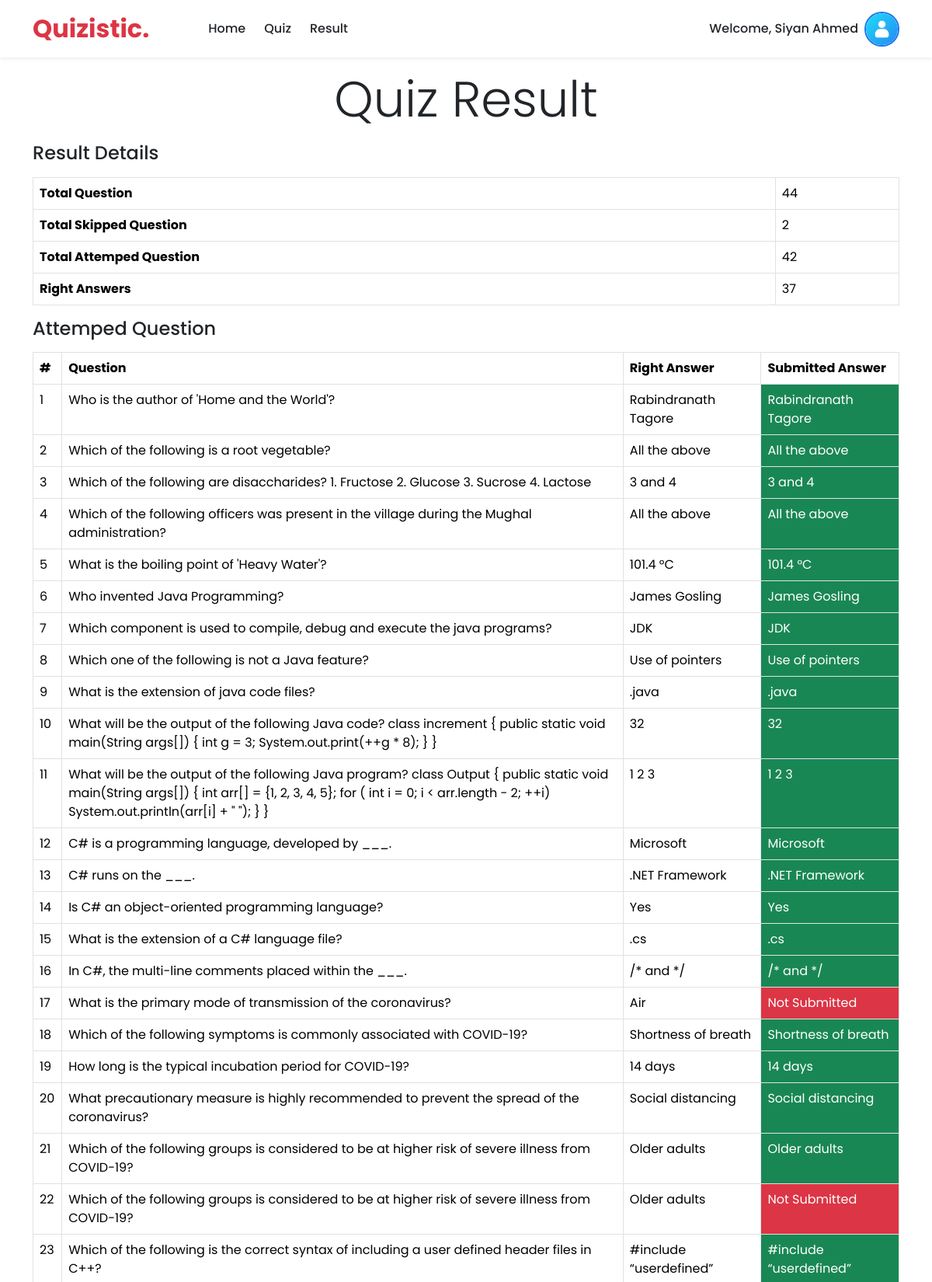
/quiz/result/ (signed in, upper part), run on the app's committed database.
### quiz/models.py (models this page shows)
class UserAnswerSubmit(models.Model):
    question = models.ForeignKey(Question,on_delete=models.CASCADE)
    user = models.ForeignKey(User,on_delete=models.CASCADE)
    right_ans = models.CharField(max_length = 250)

class Question(models.Model):
    quiz = models.ForeignKey(Quiz, on_delete=models.CASCADE)
    question = models.TextField()
    opt_1= models.CharField(max_length =250)
    opt_2= models.CharField(max_length =250)
    opt_3= models.CharField(max_length =250)
    opt_4= models.CharField(max_length =250)
    time_limit = models.IntegerField()
    right_opt = models.CharField(max_length=100)
    def __str__(self):
        return self.question

### quiz/views.py (the view)
# urls.py: path('result/', views.result, name='result'),
@login_required
def result(request):
    result = models.UserAnswerSubmit.objects.filter(user=request.user)
    skipped = models.UserAnswerSubmit.objects.filter(user=request.user,right_ans='Not Submitted').count()
    attemped = models.UserAnswerSubmit.objects.filter(user=request.user).exclude(right_ans='Not Submitted').count()
    rightAns= 0
    for r in result:
        if r.question.right_opt == r.right_ans:
            rightAns+=1
    return render(request,'quiz_result.html',{'result':result,'skipped':skipped,'attemped':attemped,'rightAns':rightAns})

### quiz/templates/quiz_result.html (shortened to what this page needs)
{% extends 'base.html' %}
{% block content %}
<section class="container mb-5 pb-5">
    <h1 class="display-3 text-center my-3">Quiz Result </h1>
    <h4 class="my-3">Result Details</h4>
    <table class="table table-bordered">
        <tr>
            <th>Total Question</th>
            <td>{{result.count}}</td>
        </tr>
        <tr>
            <th>Total Skipped Question</th>
            <td>{{skipped}}</td>
        </tr>
        <tr>
            <th>Total Attemped Question</th>
            <td>{{attemped}}</td>
        </tr>
        <tr>
            <th>Right Answers</th>
            <td>{{rightAns}}</td>
        </tr>
    </table>
    <h4 class="my-3">Attemped Question</h4>
    <table class="table table-bordered">
        <thead>
            <tr>
                <th>#</th>
                <th>Question</th>
                <th>Right Answer</th>
                <th>Submitted Answer</th>
            </tr>
        </thead>
        <tbody>
            {% for r in result %}
            <tr>
                <td>{{ forloop.counter }}</td>
                <td>{{r.question}}</td>
                <td>{{r.question.right_opt}}</td>
                {% if r.question.right_opt == r.right_ans %}
                <td class="bg-success text-white">{{r.right_ans}}</td>
                {% else %}
                <td class="bg-danger text-white">{{r.right_ans}}</td>
                {% endif %}
            </tr>
            {% endfor %}
        </tbody>
    </table>
</section>
{% endblock %}

### templates/navbar.html (shortened to what this page needs)
{% load static %}
<nav class="navbar navbar-expand-lg shadow-sm ">
    <div class=" container ">
        <a class="navbar-brand text-danger fw-bolder fs-2" href="{% url 'home' %}">Quizistic.</a>
        <div class="collapse navbar-collapse gap-2 " id="navbarNavAltMarkup">
            <div class="navbar-nav  ps-lg-5 item-nav ">
                <a class="btn  btn-outline-dark rounded-0 border-0  fw-medium" aria-current="page"
                    href="{% url 'home' %}">Home</a>
                {% if user.is_authenticated %}
                <a class="btn  btn-outline-dark rounded-0 border-0  fw-medium" aria-current="page"
                    href="{% url 'all_quiz' %}">Quiz</a>
                <a class="btn  btn-outline-dark rounded-0 border-0  fw-medium" aria-current="page"
                    href="{% url 'result' %}">Result</a>
                {% endif %}
            </div>
            <div class="navbar-nav  item-nav gap-2 ms-lg-auto 2 align-items-center ">
                {% if user.is_authenticated %}
                <div class="fw-medium ">Welcome, {{ request.user.first_name }} {{ request.user.last_name }} </div>
                <div class="btn-group dropstart" data-bs-hover="dropdown">
                    <button type=" button" class="btn px-0 border-0 rounded-0" data-bs-toggle="dropdown">
                        {% if user.account.profile_image and user.account.profile_image.url %}
                        <img src="{{ user.account.profile_image.url }}" class="profile-pic" alt="Profile Pic"
                            style="border-radius: 50%; height: 45px; width: 45px; object-fit: cover; object-position: 50% 20%; border: 2px solid #1877f2;">
                        {% else %}
                        <img src="{% static 'images/default.png' %}" class="profile-pic" alt="Default Profile Pic"
                            style="border-radius: 50%; height: 45px; width: 45px; object-fit: cover; object-position: 50% 20%; border: 2px solid #1877f2;">
                        {% endif %}
                    </button>
                </div>
                {% else%}
                <a href=" {% url 'register' %}" class="btn btn-outline-danger rounded-0">Sign Up</a>
                <a href="{% url 'login' %}" class="btn btn-danger rounded-0">Login</a>
                {% endif %}
            </div>
        </div>
    </div>
</nav>

### static/css/style.css (style rules this page uses)
body { font-family: poppins; }
.profile-pic { width: 50px; height: 50px; border-radius: 50%; }

### data on the page
UserAnswerSubmit: question "Who is the author of 'Home and the World'?", question.right_opt "Rabindranath Tagore", right_ans "Rabindranath Tagore"
UserAnswerSubmit: question "Which of the following is a root vegetable?", question.right_opt "All the above", right_ans "All the above"
UserAnswerSubmit: question "Which of the following are disaccharides? 1. Fructose 2. Glucose 3. Sucrose 4. Lactose", question.right_opt "3 and 4", right_ans "3 and 4"
UserAnswerSubmit: question "Which of the following officers was present in the village during the Mughal administration?", question.right_opt "All the above", right_ans "All the above"
UserAnswerSubmit: question "What is the boiling point of 'Heavy Water'?", question.right_opt "101.4 °C", right_ans "101.4 °C"
UserAnswerSubmit: question "Who invented Java Programming?", question.right_opt "James Gosling", right_ans "James Gosling"
UserAnswerSubmit: question "Which component is used to compile, debug and execute the java programs?", question.right_opt "JDK", right_ans "JDK"
UserAnswerSubmit: question "Which one of the following is not a Java feature?", question.right_opt "Use of pointers", right_ans "Use of pointers"
UserAnswerSubmit: question "What is the extension of java code files?", question.right_opt ".java", right_ans ".java"
UserAnswerSubmit: question "What will be the output of the following Java code? class increment { public static void main(String args[]) { int g = 3; System.out.print(++g * 8); } }", question.right_opt "32", right_ans "32"
UserAnswerSubmit: question "What will be the output of the following Java program? class Output { public static void main(String args[]) { int arr[] = {1, 2, 3, 4, 5}; for ( int i = 0; i < arr.length - 2; ++i) System.out.println(arr[i] + \" \"); } }", question.right_opt "1 2 3", right_ans "1 2 3"
UserAnswerSubmit: question "C# is a programming language, developed by ___.", question.right_opt "Microsoft", right_ans "Microsoft"
UserAnswerSubmit: question "C# runs on the ___.", question.right_opt ".NET Framework", right_ans ".NET Framework"
UserAnswerSubmit: question "Is C# an object-oriented programming language?", question.right_opt "Yes", right_ans "Yes"
UserAnswerSubmit: question "What is the extension of a C# language file?", question.right_opt ".cs", right_ans ".cs"
UserAnswerSubmit: question "In C#, the multi-line comments placed within the ___.", question.right_opt "/* and */", right_ans "/* and */"
UserAnswerSubmit: question "What is the primary mode of transmission of the coronavirus?", question.right_opt "Air", right_ans "Not Submitted"
UserAnswerSubmit: question "Which of the following symptoms is commonly associated with COVID-19?", question.right_opt "Shortness of breath", right_ans "Shortness of breath"
UserAnswerSubmit: question "How long is the typical incubation period for COVID-19?", question.right_opt "14 days", right_ans "14 days"
UserAnswerSubmit: question "What precautionary measure is highly recommended to prevent the spread of the coronavirus?", question.right_opt "Social distancing", right_ans "Social distancing"
UserAnswerSubmit: question "Which of the following groups is considered to be at higher risk of severe illness from COVID-19?", question.right_opt "Older adults", right_ans "Older adults"
UserAnswerSubmit: question "Which of the following groups is considered to be at higher risk of severe illness from COVID-19?", question.right_opt "Older adults", right_ans "Not Submitted"
UserAnswerSubmit: question "Which of the following is the correct syntax of including a user defined header files in C++?", question.right_opt "#include “userdefined”", right_ans "#include “userdefined”"

### other printed values
{{ request.user.first_name }} "Siyan"
{{ request.user.last_name }} "Ahmed"
{{ result.count }} "44"
{{ skipped }} "2"
{{ attemped }} "42"
{{ rightAns }} "37"
